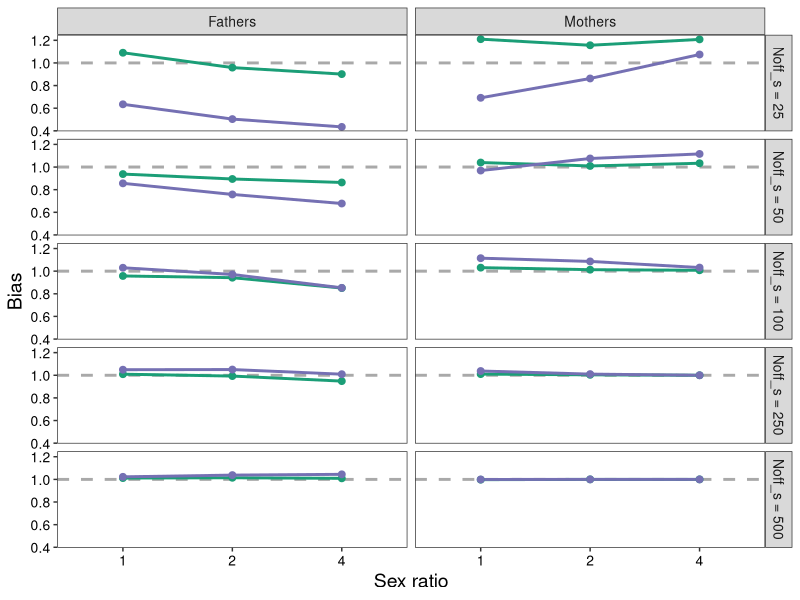

Write the R code that produced this figure.
#originally created on: May 4, 2018
#by: Nick Sard

#ABOUT: This script was written to assess if the community ecology approach to estimating the number of successful parents is
#valid

#loading in libraries
library(tidyverse)

#setting working directory and reading in data
setwd("C:/Users/sard/Google Drive/R/Data analysis/2020/Nspawners rarefaction project/Simulations/")

#load source scripts
# - none -

#reading in data
tmp <- read.table(file = "Output/estimation.npar100_100.sex.ratio.separated.information.txt",header = T,sep = "\t",stringsAsFactors = F)
tmp$n <- as.character(tmp$n)
table(tmp$n)
table(tmp$true_n)
head(tmp)

############
### Bias ###
############

head(tmp)
tmp2 <- tmp %>% 
  select(n,Species,chao,jack1,type,true_n) %>%
  gather(key = "stat",value = "pred",chao:jack1) %>%
  group_by(true_n,n,type,stat) %>%
  summarize(count = n(),
            pred.mean = mean(pred),
            true.mean = mean(true_n),
            bias = pred.mean/true.mean)
head(tmp2)
tmp2 %>% as.data.frame()
tmp2$n <- paste("Noff_s =",as.character(tmp2$n))
tmp2$type <- ifelse(test = tmp2$type == "mom",yes = "Mothers","Fathers")
tmp2$stat <- ifelse(test = tmp2$stat == "chao", "Chao","Jackknife")
head(tmp2)
tmp2$sex.ratio <- "1"
tmp2$sex.ratio[tmp2$true_n == 33] <- "2"
tmp2$sex.ratio[tmp2$true_n == 67] <- "2"
tmp2$sex.ratio[tmp2$true_n == 20] <- "4"
tmp2$sex.ratio[tmp2$true_n == 80] <- "4"
table(tmp2$type,tmp2$true_n)
table(tmp2$sex.ratio,tmp2$true_n)
head(tmp2)
table(tmp2$true_n)
#re-leveling
tmp2$n <- factor(tmp2$n,levels = c("Noff_s = 25","Noff_s = 50","Noff_s = 100","Noff_s = 250","Noff_s = 500"))
head(tmp2)

tiff(filename = "Output/Bias.sex.ratio.separated.figure.tiff",width = 4,height= 5.5,units = "in",res = 150)
ggplot(tmp2,aes(x=sex.ratio,y=bias,color = stat,group=stat))+
  facet_grid(n~type,scales = "free_x")+
  geom_hline(yintercept = 1,size=1,linetype=2,color="darkgrey")+
  geom_line(size=1)+
  geom_point(size=2)+
  labs(x="Sex ratio",y=expression(Bias),color="Method")+
  theme_bw()+
  scale_color_manual(values = c("#1b9e77","#7570b3"))+
  theme(axis.title = element_text(size=14),
        axis.text = element_text(size=10,color = "black"),
        strip.text = element_text(size=10),
        legend.text = element_text(size=14),
        panel.grid.major = element_blank(), 
        panel.grid.minor = element_blank(),
        legend.position = "none")
dev.off()
#fin!